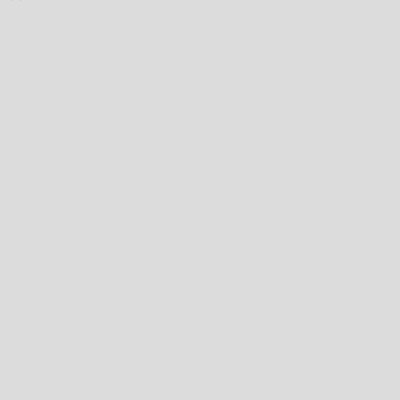
Frame 1 (no input)
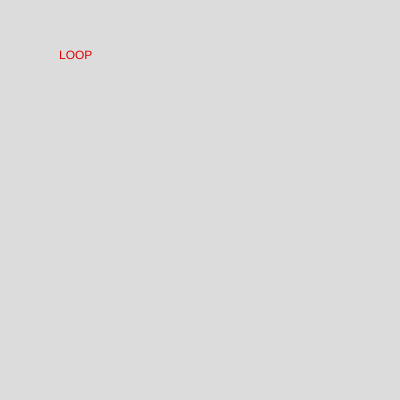
Frame 60 (no input)
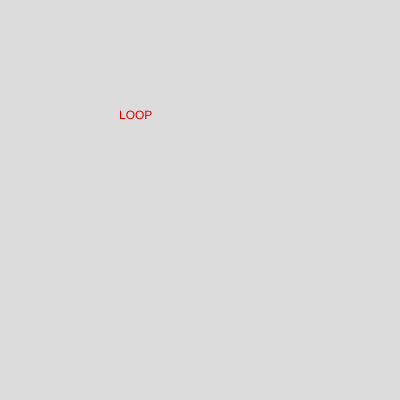
Frame 120 (the mouse pressed at the canvas centre since frame 60)

The p5.js sketch that drew these frames (run headless with seeded random() and noise() and a simulated clock; from frame 60 on, the mouse is pressed at the canvas centre):

// p5.js sketch
// ── sketch.js
let w = 0;
let h = 0;
let c;


function setup() {
  createCanvas(400,400);

  c = color (225,0,0);
  
  function mousePressed(){
    setTimeout(text('LOOP', w, h))
  }

  setInterval(function(){

    w = 0;
    
    h = 0;
    
  }, 2000); 

  setTimeout(function() {

    color = (0,0,255);
  }, 5000);

  
}

function draw() {
  background(220);

  fill(c);

  text('LOOP', w, h);

  w++
  h++
}
